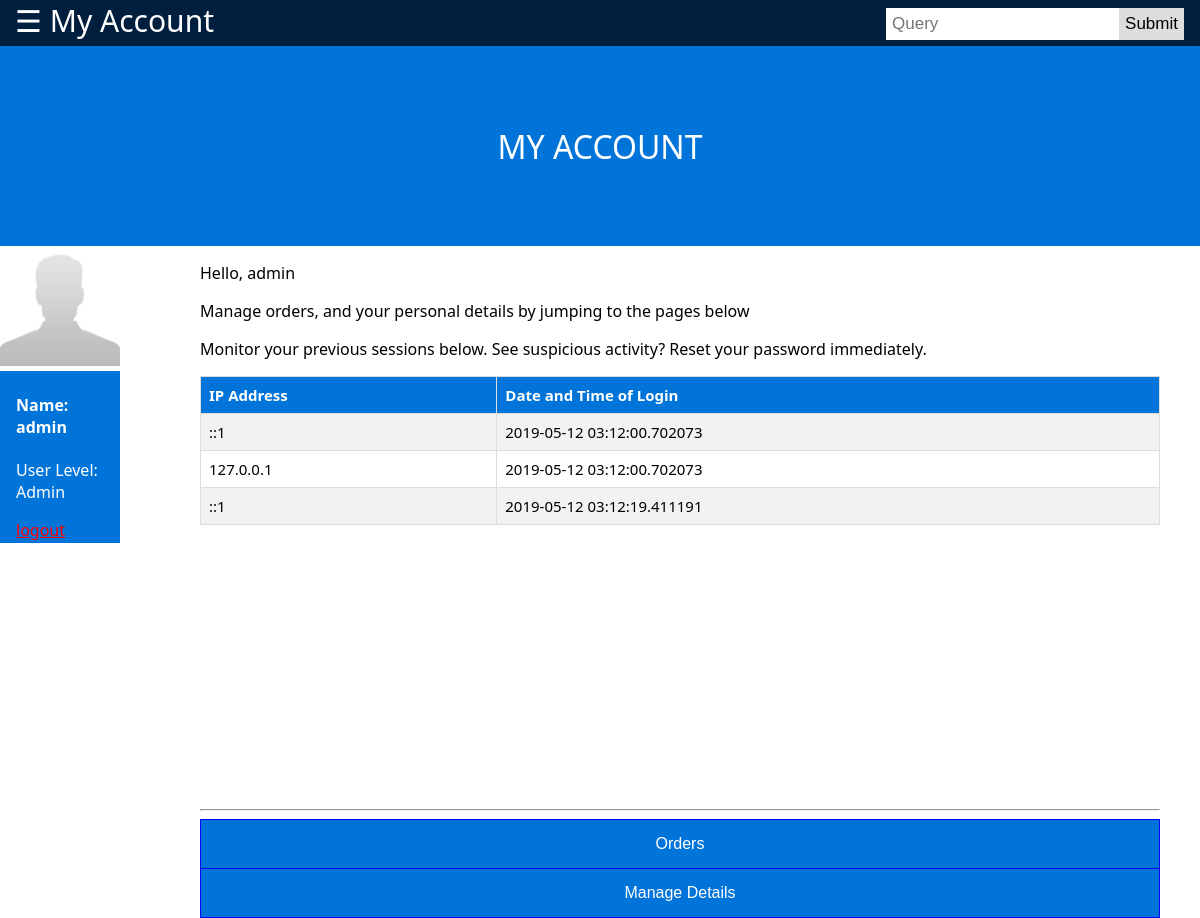
Page /userArea.php (signed in) on the committed database.
### tables this page shows
CREATE TABLE IF NOT EXISTS `tbluserloginlog` (
  `userLoginLogID` int(12) NOT NULL AUTO_INCREMENT,
  `logIP` varchar(20) NOT NULL,
  `id` int(12) NOT NULL,
  `time` timestamp(6) NULL DEFAULT CURRENT_TIMESTAMP(6),
  PRIMARY KEY (`userLoginLogID`),
  KEY `id` (`id`),
  KEY `id_2` (`id`)
);

### html/userArea.php (the view, shortened to what this page needs)
<?php
  include('functions.php');
?>
<!doctype html>
<html>
<head>
<link rel="stylesheet" type="text/css" href="../css/css.css">
<link rel="stylesheet" type="text/css" href="../css/admin.css">
</head>
<body>
<div class="topnav">
      <span class="btnSideBarOpen" style="font-size:30px;cursor:pointer" onclick="openNav()">&#9776; My Account</span>
    <div class="search-container">
      <form action="/query_page.php">
          <input type="text" placeholder="Query" name="search">
          <button type="submit">Submit</button>
      </form>
    </div>
</div>
<div class="container">
  <h1 class="pageheading">MY ACCOUNT</h1>
</div>
<div class="admincard">
  <img src="../images/avatar.jpg" alt="avi" style="width:100%">
  <div class="admincontainer">
    <?php  if (isset($_SESSION['user'])) : ?>
    <h4><b>Name: <?php echo $_SESSION['user']['username']; ?></b></h4>
    <p>User Level: <?php echo ucfirst($_SESSION['user']['user_type']); ?></p>
    <a href="index.php?logout='1'" style="color: red;" class="button">logout</a>
    <?php endif ?>
  </div>
</div>
<div class="admininfo">
<p>Hello, <?php echo $_SESSION['user']['username']; ?></p>
<p>Manage orders, and your personal details by jumping to the pages below</p>
<p>Monitor your previous sessions below. See suspicious activity? Reset your password immediately.</p>
<?php
$id = $_SESSION['varname'];
?>
<table>
 <tr>
  <th>IP Address</th>
  <th>Date and Time of Login</th>
 </tr>
 <?php
  $query = "SELECT logip, time FROM tbluserloginlog WHERE id='$id'";
  $result = mysqli_query($db, $query);
  if ($result->num_rows > 0) {
  while($row = $result->fetch_assoc()) {
    echo "</td><td>" . $row["logip"] . "</td><td>" . $row["time"]. "</td></tr>";
}
echo "</table>";
}
?>
<div class="buttonsadmincontainer">
<hr>
<div class="btn-group">
  <button onclick="location.href='orderhistory.php'"" class="button">Orders</button>
  <button onclick="location.href='manageUserDetails.php'"" class="button">Manage&#160;Details</button>
</div>
</div>
</body>
</html>

### css/css.css (style rules this page uses)
* { box-sizing: border-box; }
html, body { height: 100%; width: 100%; }
body { margin: 0; display: table-cell; vertical-align: center; background-color: white; background-repeat: no-repeat; background-position: center; background-attachment: fixed; font-family: segoe ui; }
.container { margin: 0; vertical-align: center; top: 5%; position: absolute; width: 100%; height: 200px; background-color: #0074D9; align-items: center; }
.container .pageheading { font-weight:normal; position: absolute; color: white; margin:auto; vertical-align:middle; text-align: center; top: 50%; left: 50%; margin-right: -50%; transform: translate(-50%, -50%) }
.btnSideBarOpen { font-family: segoe ui; color: white; margin-left: 15px; margin-top: 15px; }
.topnav { position: absolute; width: 100%; height: 5%; overflow: hidden; background-color: #001f3f; }
.topnav .search-container { float: right; }
.topnav input[type=text] { padding: 6px; margin-top: 8px; font-size: 17px; border: none; }
.topnav .search-container button { float: right; padding: 6px; margin-top: 8px; margin-right: 16px; background: #ddd; font-size: 17px; border: none; cursor: pointer; }

### css/admin.css (style rules this page uses)
.admincard { margin: 0; vertical-align: left; top: calc(5% + 200px); position: absolute; width: 10%; height: 10%; }
.admininfo { margin: 0; vertical-align: left; top: calc(5% + 200px); left: 200px; position: absolute; width: 80%; }
.admincontainer { padding: 2px 16px; background-color: #0074D9; color: white; }
.buttonsadmincontainer { margin: 0; vertical-align: center; top: 555px; position: absolute; width: 100%; }
.btn-group .button { background-color: #0074D9; border: 1px solid blue; color: white; padding: 15px 32px; text-align: center; text-decoration: none; display: inline-block; font-size: 16px; cursor: pointer; width: 100%; display: block; }
.btn-group .button:not(:last-child) { border-bottom: none; }
table { border-collapse: collapse; width: 100%; color: black; font-size: 15px; text-align: left; }
td, th { border: 1px solid #ddd; padding: 8px; }
th { background-color: #0074D9; color: white; padding-top: 12px; padding-bottom: 12px; border: 1px solid #ddd; padding: 8px; }

### rows in the picture
tbluserloginlog: logIP "::1", time "2019-05-12 03:12:00.702073"
tbluserloginlog: logIP "127.0.0.1", time "2019-05-12 03:12:00.702073"
tbluserloginlog: logIP "::1", time "2019-05-12 03:12:19.411191"

### other values in the picture
$_SESSION['user']['username'] "admin"
$_SESSION['user']['user_type'] "Admin"
